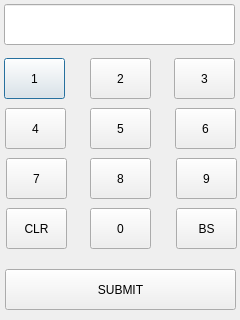
<?xml version="1.0" encoding="UTF-8"?>
<ui version="4.0">
 <class>Dialog</class>
 <widget class="QDialog" name="Dialog">
  <property name="geometry">
   <rect>
    <x>0</x>
    <y>0</y>
    <width>240</width>
    <height>320</height>
   </rect>
  </property>
  <property name="windowTitle">
   <string>Dialog</string>
  </property>
  <widget class="QLineEdit" name="lineEdit">
   <property name="geometry">
    <rect>
     <x>4</x>
     <y>4</y>
     <width>231</width>
     <height>41</height>
    </rect>
   </property>
  </widget>
  <widget class="QPushButton" name="pushButton_1">
   <property name="geometry">
    <rect>
     <x>4</x>
     <y>58</y>
     <width>61</width>
     <height>41</height>
    </rect>
   </property>
   <property name="text">
    <string>1</string>
   </property>
  </widget>
  <widget class="QPushButton" name="pushButton_2">
   <property name="geometry">
    <rect>
     <x>90</x>
     <y>58</y>
     <width>61</width>
     <height>41</height>
    </rect>
   </property>
   <property name="text">
    <string>2</string>
   </property>
  </widget>
  <widget class="QPushButton" name="pushButton_3">
   <property name="geometry">
    <rect>
     <x>174</x>
     <y>58</y>
     <width>61</width>
     <height>41</height>
    </rect>
   </property>
   <property name="text">
    <string>3</string>
   </property>
  </widget>
  <widget class="QPushButton" name="pushButton_4">
   <property name="geometry">
    <rect>
     <x>5</x>
     <y>108</y>
     <width>61</width>
     <height>41</height>
    </rect>
   </property>
   <property name="text">
    <string>4</string>
   </property>
  </widget>
  <widget class="QPushButton" name="pushButton_5">
   <property name="geometry">
    <rect>
     <x>90</x>
     <y>108</y>
     <width>61</width>
     <height>41</height>
    </rect>
   </property>
   <property name="text">
    <string>5</string>
   </property>
  </widget>
  <widget class="QPushButton" name="pushButton_6">
   <property name="geometry">
    <rect>
     <x>175</x>
     <y>108</y>
     <width>61</width>
     <height>41</height>
    </rect>
   </property>
   <property name="text">
    <string>6</string>
   </property>
  </widget>
  <widget class="QPushButton" name="pushButton_7">
   <property name="geometry">
    <rect>
     <x>6</x>
     <y>158</y>
     <width>61</width>
     <height>41</height>
    </rect>
   </property>
   <property name="text">
    <string>7</string>
   </property>
  </widget>
  <widget class="QPushButton" name="pushButton_8">
   <property name="geometry">
    <rect>
     <x>90</x>
     <y>158</y>
     <width>61</width>
     <height>41</height>
    </rect>
   </property>
   <property name="text">
    <string>8</string>
   </property>
  </widget>
  <widget class="QPushButton" name="pushButton_9">
   <property name="geometry">
    <rect>
     <x>176</x>
     <y>158</y>
     <width>61</width>
     <height>41</height>
    </rect>
   </property>
   <property name="text">
    <string>9</string>
   </property>
  </widget>
  <widget class="QPushButton" name="pushButton_CLR">
   <property name="geometry">
    <rect>
     <x>6</x>
     <y>208</y>
     <width>61</width>
     <height>41</height>
    </rect>
   </property>
   <property name="text">
    <string>CLR</string>
   </property>
  </widget>
  <widget class="QPushButton" name="pushButton_10">
   <property name="geometry">
    <rect>
     <x>90</x>
     <y>208</y>
     <width>61</width>
     <height>41</height>
    </rect>
   </property>
   <property name="text">
    <string>0</string>
   </property>
  </widget>
  <widget class="QPushButton" name="pushButton_BS">
   <property name="geometry">
    <rect>
     <x>176</x>
     <y>208</y>
     <width>61</width>
     <height>41</height>
    </rect>
   </property>
   <property name="text">
    <string>BS</string>
   </property>
  </widget>
  <widget class="QPushButton" name="pushButton_SUB">
   <property name="geometry">
    <rect>
     <x>5</x>
     <y>269</y>
     <width>231</width>
     <height>41</height>
    </rect>
   </property>
   <property name="text">
    <string>SUBMIT</string>
   </property>
  </widget>
 </widget>
 <resources/>
 <connections/>
</ui>
